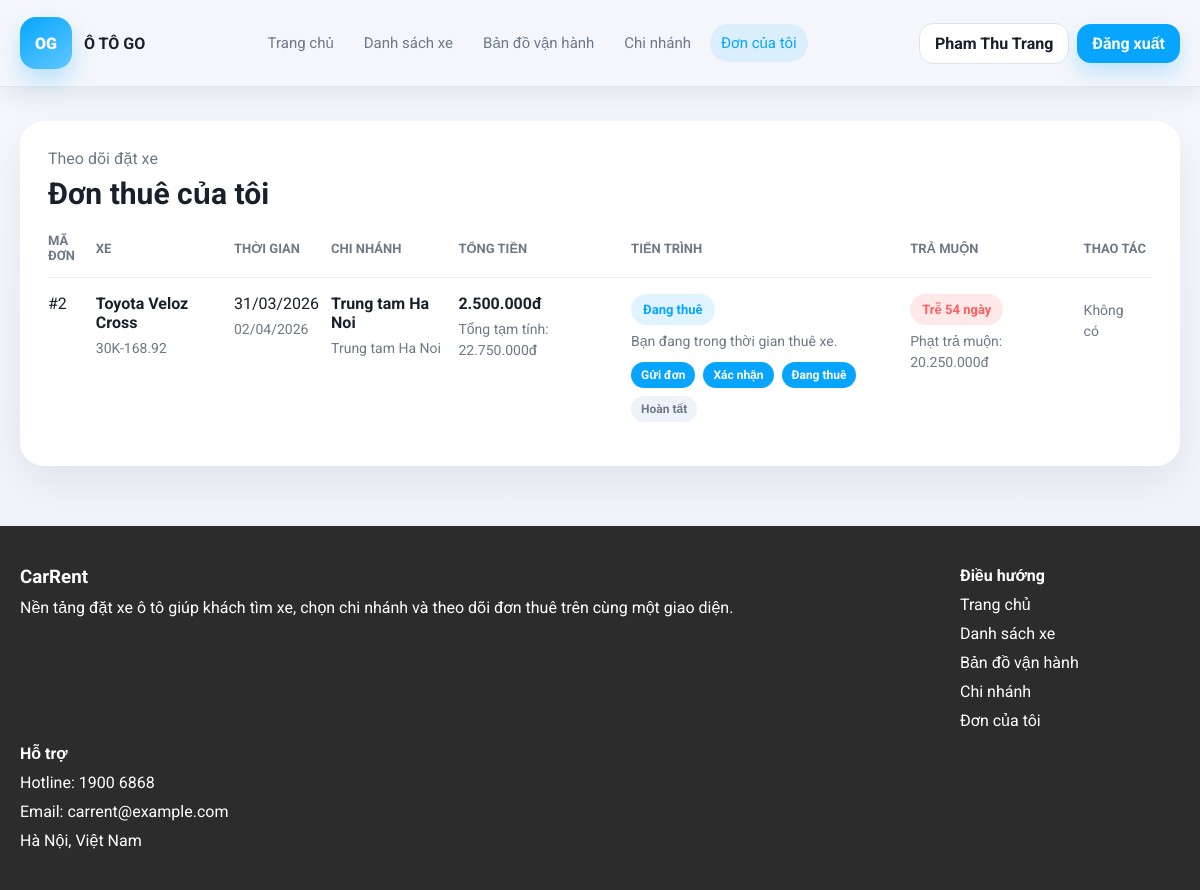
Page /index.php?chuyen_trang=donCuaToi (signed in) on the committed database.
### tables this page shows
CREATE TABLE nguoi_dung (
    id INT AUTO_INCREMENT PRIMARY KEY,
    ho_ten VARCHAR(150) NOT NULL,
    email VARCHAR(150) NOT NULL UNIQUE,
    mat_khau VARCHAR(255) NOT NULL,
    so_dien_thoai VARCHAR(20) DEFAULT NULL,
    dia_chi VARCHAR(255) DEFAULT NULL,
    cccd VARCHAR(20) DEFAULT NULL,
    vai_tro ENUM('admin', 'nguoi_cho_thue', 'khach_hang') NOT NULL DEFAULT 'khach_hang',
    created_at DATETIME DEFAULT CURRENT_TIMESTAMP
);

CREATE TABLE dat_xe (
    id INT AUTO_INCREMENT PRIMARY KEY,
    nguoi_dung_id INT NOT NULL,
    xe_id INT NOT NULL,
    chi_nhanh_nhan_id INT NOT NULL,
    chi_nhanh_tra_id INT NOT NULL,
    dia_chi_khach VARCHAR(255) DEFAULT NULL,
    vi_do_khach DECIMAL(10,7) DEFAULT NULL,
    kinh_do_khach DECIMAL(10,7) DEFAULT NULL,
    ngay_nhan DATETIME NOT NULL,
    ngay_tra DATETIME NOT NULL,
    thoi_diem_tra_thuc_te DATETIME DEFAULT NULL,
    tong_tien DECIMAL(15,2) NOT NULL DEFAULT 0,
    phi_phat_tra_muon DECIMAL(15,2) NOT NULL DEFAULT 0,
    ghi_chu TEXT,
    trang_thai ENUM('cho_xac_nhan', 'da_xac_nhan', 'dang_thue', 'hoan_thanh', 'da_huy') NOT NULL DEFAULT 'cho_xac_nhan',
    created_at DATETIME DEFAULT CURRENT_TIMESTAMP,
    CONSTRAINT fk_dat_xe_nguoi_dung FOREIGN KEY (nguoi_dung_id) REFERENCES nguoi_dung(id) ON DELETE CASCADE,
    CONSTRAINT fk_dat_xe_xe FOREIGN KEY (xe_id) REFERENCES xe(id) ON DELETE CASCADE,
    CONSTRAINT fk_dat_xe_cn_nhan FOREIGN KEY (chi_nhanh_nhan_id) REFERENCES chi_nhanh(id) ON DELETE CASCADE,
    CONSTRAINT fk_dat_xe_cn_tra FOREIGN KEY (chi_nhanh_tra_id) REFERENCES chi_nhanh(id) ON DELETE CASCADE
);

CREATE TABLE xe (
    id INT AUTO_INCREMENT PRIMARY KEY,
    ten_xe VARCHAR(150) NOT NULL,
    nguoi_cho_thue_id INT NOT NULL,
    hang_xe VARCHAR(100) NOT NULL,
    bien_so VARCHAR(20) NOT NULL UNIQUE,
    anh_xe VARCHAR(255) DEFAULT NULL,
    vi_do_hien_tai DECIMAL(10,7) DEFAULT NULL,
    kinh_do_hien_tai DECIMAL(10,7) DEFAULT NULL,
    so_cho INT NOT NULL,
    nhien_lieu VARCHAR(50) NOT NULL,
    hop_so VARCHAR(100) NOT NULL,
    gia_thue_ngay DECIMAL(15,2) NOT NULL DEFAULT 0,
    chi_nhanh_id INT NOT NULL,
    trang_thai ENUM('san_sang', 'dang_thue', 'bao_duong') NOT NULL DEFAULT 'san_sang',
    mo_ta TEXT,
    created_at DATETIME DEFAULT CURRENT_TIMESTAMP,
    CONSTRAINT fk_xe_nguoi_cho_thue FOREIGN KEY (nguoi_cho_thue_id) REFERENCES nguoi_dung(id) ON DELETE CASCADE,
    CONSTRAINT fk_xe_chi_nhanh FOREIGN KEY (chi_nhanh_id) REFERENCES chi_nhanh(id) ON DELETE CASCADE
);

CREATE TABLE chi_nhanh (
    id INT AUTO_INCREMENT PRIMARY KEY,
    nguoi_cho_thue_id INT NOT NULL,
    ten_chi_nhanh VARCHAR(150) NOT NULL,
    dia_chi VARCHAR(255) NOT NULL,
    vi_do DECIMAL(10,7) NOT NULL,
    kinh_do DECIMAL(10,7) NOT NULL,
    mo_ta TEXT,
    created_at DATETIME DEFAULT CURRENT_TIMESTAMP,
    CONSTRAINT fk_chi_nhanh_nguoi_cho_thue FOREIGN KEY (nguoi_cho_thue_id) REFERENCES nguoi_dung(id) ON DELETE CASCADE
);

### includes/bootstrap.php (called while the page is built, shortened)
<?php
function esc($value)
{
    return htmlspecialchars((string) $value, ENT_QUOTES, "UTF-8");
}
function format_money($amount)
{
    return number_format((float) $amount, 0, ",", ".") . "đ";
}
function late_return_days($plannedReturn, $actualReturn = null, $status = "")
{
    $plannedDate = date("Y-m-d", strtotime((string) $plannedReturn));
    $actualDate = $actualReturn ? date("Y-m-d", strtotime((string) $actualReturn)) : date("Y-m-d");
    $plannedTimestamp = strtotime($plannedDate);
    $actualTimestamp = strtotime($actualDate);
    return (int) ceil(($actualTimestamp - $plannedTimestamp) / 86400);
}
function calculate_late_fee($plannedReturn, $actualReturn, $dailyPrice, $status = "")
{
    $lateDays = late_return_days($plannedReturn, $actualReturn, $status);
    return $lateDays * ((float) $dailyPrice * 0.3);
}
?>

### bookings/donCuaToi.php (the view, shortened to what this page needs)
<?php
$idNguoiDung = (int) $_SESSION["idNguoiDung"];
$sqlDon = "SELECT dx.*, x.ten_xe, x.bien_so, x.gia_thue_ngay,
        cn1.ten_chi_nhanh AS chi_nhanh_nhan,
        cn2.ten_chi_nhanh AS chi_nhanh_tra
    FROM dat_xe dx
    LEFT JOIN xe x ON dx.xe_id = x.id
    LEFT JOIN chi_nhanh cn1 ON dx.chi_nhanh_nhan_id = cn1.id
    LEFT JOIN chi_nhanh cn2 ON dx.chi_nhanh_tra_id = cn2.id
    WHERE dx.nguoi_dung_id = $idNguoiDung
    ORDER BY dx.id DESC";
$ketQuaDon = mysqli_query($conn, $sqlDon);
$danhSachDon = [];
$loiTaiDon = "";
if ($ketQuaDon) {
    while ($dongDon = mysqli_fetch_assoc($ketQuaDon)) {
        $danhSachDon[] = $dongDon;
    }
} else {
    $loiTaiDon = "Không tải được danh sách đơn thuê. Vui lòng kiểm tra lại dữ liệu đơn đặt xe.";
}
$hienThiNgay = function ($giaTriNgay) {
    if (empty($giaTriNgay)) {
        return "Đang cập nhật";
    }
    $mocThoiGian = strtotime((string) $giaTriNgay);
    return $mocThoiGian ? date("d/m/Y", $mocThoiGian) : "Đang cập nhật";
};
?>
<section class="khung-don-cua-toi">
    <div class="main__content">
        <div class="hop-don-cua-toi">
            <div class="dau-trang-don-cua-toi">
                <p>Theo dõi đặt xe</p>
                <h2>Đơn thuê của tôi</h2>
            </div>
            <?php if ($loiTaiDon !== ""): ?>
                <div class="thong-bao-loi-don"><?php echo esc($loiTaiDon); ?></div>
            <?php elseif (!$danhSachDon): ?>
                <div class="trang-thai-trong-don">Bạn chưa có đơn thuê xe nào.</div>
            <?php else: ?>
            <div class="khung-bang-don">
                <table class="bang-don-cua-toi">
                    <thead>
                        <tr>
                            <th>Mã đơn</th>
                            <th>Xe</th>
                            <th>Thời gian</th>
                            <th>Chi nhánh</th>
                            <th>Tổng tiền</th>
                            <th>Tiến trình</th>
                            <th>Trả muộn</th>
                            <th>Thao tác</th>
                        </tr>
                    </thead>
                    <tbody>
                        <?php foreach ($danhSachDon as $dongDon): ?>
                            <?php
                            $soNgayTre = late_return_days($dongDon["ngay_tra"], $dongDon["thoi_diem_tra_thuc_te"] ?? null, $dongDon["trang_thai"]);
                            $phiTre = isset($dongDon["phi_phat_tra_muon"]) ? (float) $dongDon["phi_phat_tra_muon"] : 0;
                            if ($phiTre <= 0) {
                                $phiTre = calculate_late_fee($dongDon["ngay_tra"], $dongDon["thoi_diem_tra_thuc_te"] ?? null, $dongDon["gia_thue_ngay"] ?? 0, $dongDon["trang_thai"]);
                            }
                            $trangThaiDon = (string) $dongDon["trang_thai"];
                            $mocNgayTra = !empty($dongDon["ngay_tra"]) ? strtotime((string) $dongDon["ngay_tra"]) : false;
                            $tenTrangThaiDon = $trangThaiDon;
                            $mauTrangThaiDon = "mau-xanh-duong";
                            $moTaTrangThaiDon = "Trạng thái đang được cập nhật.";
                            $buocHienTai = 0;
                            if ($trangThaiDon === "cho_xac_nhan") {
                                $tenTrangThaiDon = "Chờ xác nhận";
                                $mauTrangThaiDon = "mau-cam";
                                $moTaTrangThaiDon = "Đơn đã gửi. Bạn đang chờ người cho thuê xe xác nhận.";
                                $buocHienTai = 1;
                            } elseif ($trangThaiDon === "da_xac_nhan") {
                                $tenTrangThaiDon = "Đã xác nhận";
                                $mauTrangThaiDon = "mau-xanh-duong";
                                $moTaTrangThaiDon = "Đơn đã được chấp nhận. Bạn có thể đến nhận xe theo lịch.";
                                $buocHienTai = 2;
                            } elseif ($trangThaiDon === "dang_thue") {
                                $tenTrangThaiDon = "Đang thuê";
                                $mauTrangThaiDon = "mau-duong";
                                $moTaTrangThaiDon = "Bạn đang trong thời gian thuê xe.";
                                $buocHienTai = 3;
                            } elseif ($trangThaiDon === "hoan_thanh") {
                                $tenTrangThaiDon = "Hoàn thành";
                                $mauTrangThaiDon = "mau-xanh-la";
                                $moTaTrangThaiDon = "Đơn đã hoàn tất và xe đã được trả.";
                                $buocHienTai = 4;
                            } elseif ($trangThaiDon === "da_huy") {
                                $tenTrangThaiDon = "Đã hủy";
                                $mauTrangThaiDon = "mau-do";
                                $moTaTrangThaiDon = "Đơn đã bị hủy hoặc không tiếp tục xử lý.";
                            }
                            ?>
                            <tr>
                                <td>#<?php echo (int) $dongDon["id"]; ?></td>
                                <td>
                                    <strong><?php echo esc($dongDon["ten_xe"] ?: "Xe đã cập nhật"); ?></strong>
                                    <span class="ghi-nho"><?php echo esc($dongDon["bien_so"] ?: "Đang cập nhật biển số"); ?></span>
                                </td>
                                <td>
                                    <?php echo esc($hienThiNgay($dongDon["ngay_nhan"] ?? "")); ?>
                                    <span class="ghi-nho"><?php echo esc($hienThiNgay($dongDon["ngay_tra"] ?? "")); ?></span>
                                </td>
                                <td>
                                    <strong><?php echo esc($dongDon["chi_nhanh_nhan"] ?: "Đang cập nhật"); ?></strong>
                                    <span class="ghi-nho"><?php echo esc($dongDon["chi_nhanh_tra"] ?: "Đang cập nhật"); ?></span>
                                </td>
                                <td>
                                    <strong><?php echo format_money($dongDon["tong_tien"]); ?></strong>
                                    <?php if ($phiTre > 0): ?>
                                        <span class="ghi-nho">Tổng tạm tính: <?php echo format_money($dongDon["tong_tien"] + $phiTre); ?></span>
                                    <?php endif; ?>
                                </td>
                                <td>
                                    <span class="nhan-don <?php echo esc($mauTrangThaiDon); ?>">
                                        <?php echo esc($tenTrangThaiDon); ?>
                                    </span>
                                    <span class="ghi-nho"><?php echo esc($moTaTrangThaiDon); ?></span>
                                    <?php if ($dongDon["trang_thai"] !== "da_huy"): ?>
                                        <div class="cum-buoc-don">
                                            <span class="buoc-don <?php echo $buocHienTai >= 1 ? "dang-sang" : ""; ?>">Gửi đơn</span>
                                            <span class="buoc-don <?php echo $buocHienTai >= 2 ? "dang-sang" : ""; ?>">Xác nhận</span>
                                            <span class="buoc-don <?php echo $buocHienTai >= 3 ? "dang-sang" : ""; ?>">Đang thuê</span>
                                            <span class="buoc-don <?php echo $buocHienTai >= 4 ? "dang-sang" : ""; ?>">Hoàn tất</span>
                                        </div>
                                    <?php endif; ?>
                                </td>
                                <td>
                                    <?php if ($phiTre > 0): ?>
                                        <span class="nhan-don mau-do">Trễ <?php echo (int) $soNgayTre; ?> ngày</span>
                                        <span class="ghi-nho">Phạt trả muộn: <?php echo format_money($phiTre); ?></span>
                                    <?php elseif (in_array($dongDon["trang_thai"], ["da_xac_nhan", "dang_thue"], true) && $mocNgayTra && $mocNgayTra < time()): ?>
                                        <?php $phiTamTinh = calculate_late_fee($dongDon["ngay_tra"], null, $dongDon["gia_thue_ngay"] ?? 0, $dongDon["trang_thai"]); ?>
                                        <span class="nhan-don mau-cam">Quá hạn</span>
                                        <span class="ghi-nho">Tạm tính nếu trả ngay: <?php echo format_money($phiTamTinh); ?></span>
                                    <?php else: ?>
                                        <span class="ghi-nho">Không</span>
                                    <?php endif; ?>
                                </td>
                                <td>
                                    <?php if (in_array($dongDon["trang_thai"], ["cho_xac_nhan", "da_xac_nhan"], true)): ?>
                                        <a class="nut-huy-don" href="./index.php?chuyen_trang=donCuaToi&cancel=<?php echo (int) $dongDon["id"]; ?>" onclick="return confirm('Bạn chắc chắn muốn hủy đơn?');">Hủy đơn</a>
                                    <?php else: ?>
                                        <span class="ghi-nho">Không có</span>
                                    <?php endif; ?>
                                </td>
                            </tr>
                        <?php endforeach; ?>
                    </tbody>
                </table>
            </div>
            <?php endif; ?>
        </div>
    </div>
</section>

### includes/header.php (shortened to what this page needs)
<?php
$nguoiDungDangNhap = null;
$trangDangMo = $chuyenTrang ?? ($_GET["chuyen_trang"] ?? "trangChu");
if (isset($_SESSION["idNguoiDung"])) {
    $idNguoiDung = (int) $_SESSION["idNguoiDung"];
    $sqlLayNguoiDung = "SELECT * FROM nguoi_dung WHERE id = $idNguoiDung LIMIT 1";
    $ketQuaLayNguoiDung = mysqli_query($conn, $sqlLayNguoiDung);
    if ($ketQuaLayNguoiDung && mysqli_num_rows($ketQuaLayNguoiDung) > 0) {
        $nguoiDungDangNhap = mysqli_fetch_assoc($ketQuaLayNguoiDung);
    }
}
?>
<!DOCTYPE html>
<html lang="vi">
<head>
    <link rel="stylesheet" href="https://cdnjs.cloudflare.com/ajax/libs/font-awesome/6.5.2/css/all.min.css">
    <link
      rel="stylesheet"
      href="https://unpkg.com/leaflet@1.9.4/dist/leaflet.css"
    >
    <link rel="stylesheet" href="./assets/css/style.css">
</head>
<body>
    <header class="khung-menu-chinh">
        <div class="main__content">
            <div class="noi-dung-menu">
                <a href="./index.php?chuyen_trang=trangChu" class="thuong-hieu-trang">
                    <div class="logo-thuong-hieu">OG</div>
                    <div class="chu-thuong-hieu">
                        <strong>Ô TÔ GO</strong>
                    </div>
                </a>
                <nav class="cum-link-menu">
                    <a class="<?php echo $trangDangMo === "trangChu" ? "dang-mo" : ""; ?>" href="./index.php?chuyen_trang=trangChu">Trang chủ</a>
                    <a class="<?php echo $trangDangMo === "danhSachXe" ? "dang-mo" : ""; ?>" href="./index.php?chuyen_trang=danhSachXe">Danh sách xe</a>
                    <a class="<?php echo $trangDangMo === "banDoVanHanh" ? "dang-mo" : ""; ?>" href="./index.php?chuyen_trang=banDoVanHanh">Bản đồ vận hành</a>
                    <a class="<?php echo $trangDangMo === "chiNhanh" ? "dang-mo" : ""; ?>" href="./index.php?chuyen_trang=chiNhanh">Chi nhánh</a>
                    <a class="<?php echo $trangDangMo === "donCuaToi" ? "dang-mo" : ""; ?>" href="./index.php?chuyen_trang=donCuaToi">Đơn của tôi</a>
                </nav>
                <div class="cum-nut-menu">
                    <?php if ($nguoiDungDangNhap): ?>
                        <a class="nut-phu-trang" href="./index.php?chuyen_trang=taiKhoan"><?php echo esc($nguoiDungDangNhap["ho_ten"]); ?></a>
                        <a class="nut-trang-chu" href="./auth/dangXuat.php">Đăng xuất</a>
                    <?php else: ?>
                        <a class="nut-phu-trang" href="./auth/dangNhap.php">Đăng nhập</a>
                        <a class="nut-trang-chu" href="./auth/dangKy.php">Đăng ký</a>
                    <?php endif; ?>
                </div>
            </div>
        </div>
    </header>
    <main>

### rows in the picture
nguoi_dung: ho_ten "Pham Thu Trang"
dat_xe: id "2", xe.ten_xe "Toyota Veloz Cross", xe.bien_so "30K-168.92", ngay_nhan "31/03/2026", ngay_tra "02/04/2026", chi_nhanh_nhan.ten_chi_nhanh "Trung tam Ha Noi", tong_tien "2.500.000đ", format_money($dongDon["tong_tien"] + $phiTre) "22.750.000đ", trang_thai "Đang thuê", trang_thai "Bạn đang trong thời gian thuê xe.", shows "Gửi đơn", soNgayTre "54", format_money($phiTre) "20.250.000đ", shows "Không có"
